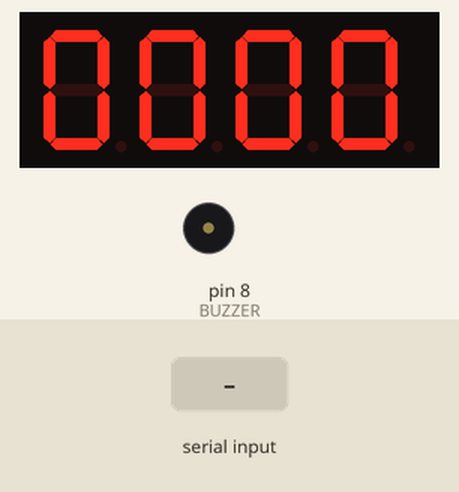
This sketch was run on a simulated Arduino Uno, built with avr-gcc and run on an emulated ATmega328P. Shown: 4-digit seven-segment display, buzzer (waves = sounding). The inputs (shaded band) are chosen by the test bench. What the sketch prints to the serial monitor is not drawn.

Above: at 1.8 s.
1.9 s: "90,45\n" received over Serial
At 2.0 s:
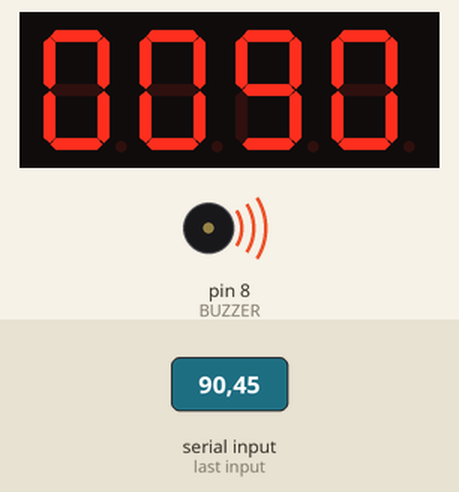
3.5 s: "30,150\n" received over Serial
At 4.9 s:
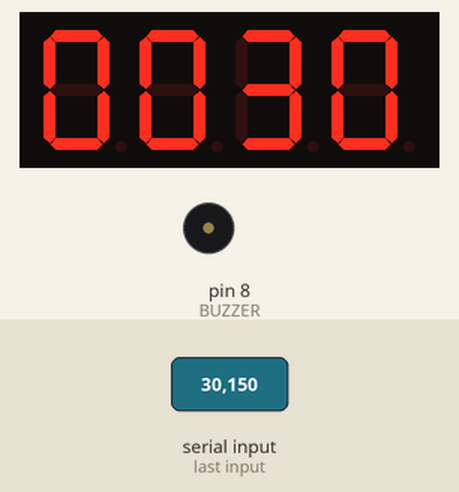
Timing chart, 0 to 6.5 s (numbered marks = the images above; inputs shaded):
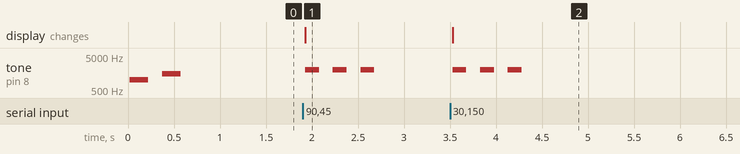

The sketch:

now_serving.ino
```cpp
#include <TM1637Display.h>

#define CLK     2
#define DIO     3
#define BUZZER  8

TM1637Display display(CLK, DIO);

void buzz(int freq, int duration) {
  tone(BUZZER, freq, duration);
  delay(duration + 50);
}

void setup() {
  Serial.begin(9600);
  pinMode(BUZZER, OUTPUT);
  display.setBrightness(0x0f);
  display.showNumberDec(0, true);

  // Startup beeps
  buzz(1000, 200);
  delay(100);
  buzz(1500, 200);

  Serial.println("Arduino Ready - Waiting for Order IDs...");
}

void loop() {
  if (Serial.available() > 0) {
    String incoming = Serial.readStringUntil('\n');
    incoming.trim();

    if (incoming.length() > 0) {
      int num = incoming.toInt();

      // Update display with the Order ID
      display.showNumberDec(num, true);

      // Triple buzz for attention
      buzz(2000, 150);
      delay(100);
      buzz(2000, 150);
      delay(100);
      buzz(2000, 150);
    }
  }
}
```

Measured:
- after the input at 1.9 s, tone on pin 8 (BUZZER): alternates 2000 Hz for 0.15 s and silent for 0.15 s, 6 changes in all, then stays silent, starting at once; the display: changes at once (image 1)
- after the input at 3.5 s, tone on pin 8 (BUZZER): alternates 2000 Hz for 0.15 s and silent for 0.15 s, 6 changes in all, then stays silent, starting at once; the display: changes at once (image 2)
